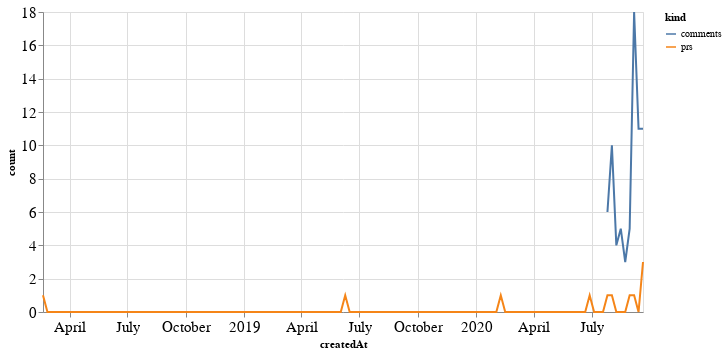

Here is the notebook cell this chart was saved with:
### Code cell
alt.Chart(total_time, width=600).mark_line().encode(
    x='createdAt',
    y='count',
    color='kind'
)

### Figure 1 — Vega-Lite specification as saved in the notebook (floating-point values rounded to 4 significant figures; data arrays with more than 128 entries replaced by an {"elided": "..."} marker saying what was removed)
{"config": {"axisLeft": {"labelFontSize": 15}, "axisBottom": {"labelFontSize": 15}}, "data": {"name": "data-016fc29fe510bbff7a42d9a52ba3b09b"}, "mark": "line", "encoding": {"color": {"type": "nominal", "field": "kind"}, "x": {"type": "temporal", "field": "createdAt"}, "y": {"type": "quantitative", "field": "count"}}, "width": 600, "$schema": "https://vega.github.io/schema/vega-lite/v4.8.1.json", "datasets": {"data-016fc29fe510bbff7a42d9a52ba3b09b": {"elided": "272 records"}}}
